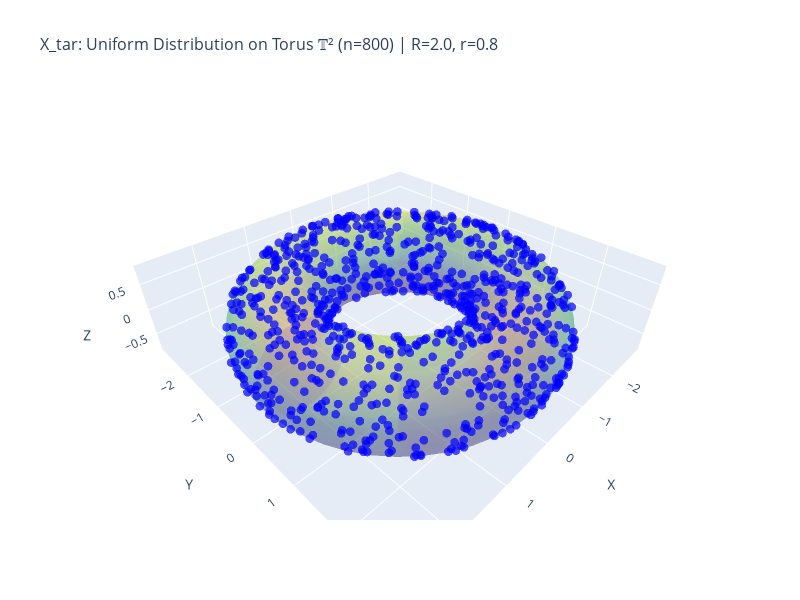

The notebook cell this image was saved under:
### Code cell
# Visualize X_tar uniform distribution on torus
import plotly.graph_objects as go
import os

# ============ Plot 1: Interactive 3D scatter (Plotly - can rotate!) ============
# Create torus surface mesh for reference
theta_surf = np.linspace(0, 2 * np.pi, 50)
phi_surf = np.linspace(0, 2 * np.pi, 30)
THETA_S, PHI_S = np.meshgrid(theta_surf, phi_surf)
X_surf = (R + r * np.cos(PHI_S)) * np.cos(THETA_S)
Y_surf = (R + r * np.cos(PHI_S)) * np.sin(THETA_S)
Z_surf = r * np.sin(PHI_S)

fig_3d = go.Figure()

# Add torus surface (semi-transparent)
fig_3d.add_trace(go.Surface(
    x=X_surf, y=Y_surf, z=Z_surf,
    opacity=0.3,
    colorscale='Viridis',
    showscale=False,
    name='Torus Surface'
))

# Add X_tar scatter points
fig_3d.add_trace(go.Scatter3d(
    x=X_tar[:, 0], y=X_tar[:, 1], z=X_tar[:, 2],
    mode='markers',
    marker=dict(size=3, color='blue', opacity=0.7),
    name=f'X_tar (n={n})'
))

# Build title with proper text and math separation
title_text = f'X_tar: Uniform Distribution on Torus 𝕋² (n={n}) | R={R}, r={r}'
fig_3d.update_layout(
    title=dict(
        text=title_text,
        font=dict(size=16)
    ),
    scene=dict(
        xaxis_title='X',
        yaxis_title='Y',
        zaxis_title='Z',
        aspectmode='data'
    ),
    width=800,
    height=600
)

# Save interactive HTML file (with MathJax enabled for LaTeX rendering)
os.makedirs('figures', exist_ok=True)
html_path = 'figures/X_tar_torus_interactive.html'
fig_3d.write_html(html_path, include_mathjax='cdn')
print(f"[SAVED] Interactive 3D plot saved to: {html_path}")
print(f"        Open this file in a browser to rotate/zoom the plot!")

# Display in notebook (with fallback)
try:
    fig_3d.show(config={'mathjax': 'cdn'})
except Exception as e:
    print(f"[INFO] Cannot display interactive plot in notebook: {e}")
    print(f"[INFO] Please open the HTML file in browser: {html_path}")

# ============ Plot 2: Angular coordinates (θ, φ) - Matplotlib ============
fig2, ax2 = plt.subplots(figsize=(7, 6))
ax2.scatter(theta_tar, phi_tar, s=8, c='C0', alpha=0.5)
ax2.set_xlabel('θ (major angle)', fontsize=16)
ax2.set_ylabel('φ (minor angle)', fontsize=16)
ax2.set_xlim(0, 2*np.pi)
ax2.set_ylim(0, 2*np.pi)
ax2.set_aspect('equal')
ax2.set_title(f'X_tar Angular Coordinates (θ, φ)\nn={n} points', fontsize=18)
ax2.grid(True, alpha=0.3)
plt.tight_layout()
plt.show()

# Note: In (θ, φ) space, uniform on torus means MORE points at φ≈0 (outer edge)
# and FEWER points at φ≈π (inner edge), due to the (R + r*cos(φ)) factor
print(f"\n[INFO] In angular space, density ∝ (R + r·cos(φ))")
print(f"[INFO] Outer edge (φ≈0): higher density | Inner edge (φ≈π): lower density")

### Figure 1 — Plotly figure (JSON) as saved in the notebook; plotly's stock layout.template omitted (floating-point values rounded to 4 significant figures; data arrays with more than 128 entries replaced by an {"elided": "..."} marker saying what was removed)
{"data": [{"colorscale": [[0, "#440154"], [0.1111, "#482878"], [0.2222, "#3e4989"], [0.3333, "#31688e"], [0.4444, "#26828e"], [0.5556, "#1f9e89"], [0.6667, "#35b779"], [0.7778, "#6ece58"], [0.8889, "#b5de2b"], [1, "#fde725"]], "name": "Torus Surface", "opacity": 0.3, "showscale": false, "type": "surface", "x": {"elided": "30x50 float values"}, "y": {"elided": "30x50 float values"}, "z": {"elided": "30x50 float values"}}, {"marker": {"color": "blue", "opacity": 0.7, "size": 3}, "mode": "markers", "name": "X_tar (n=800)", "type": "scatter3d", "x": {"elided": "800 float values"}, "y": {"elided": "800 float values"}, "z": {"elided": "800 float values"}}], "layout": {"height": 600, "scene": {"aspectmode": "data", "xaxis": {"title": {"text": "X"}}, "yaxis": {"title": {"text": "Y"}}, "zaxis": {"title": {"text": "Z"}}}, "title": {"font": {"size": 16}, "text": "X_tar: Uniform Distribution on Torus 𝕋² (n=800) | R=2.0, r=0.8"}, "width": 800}}
